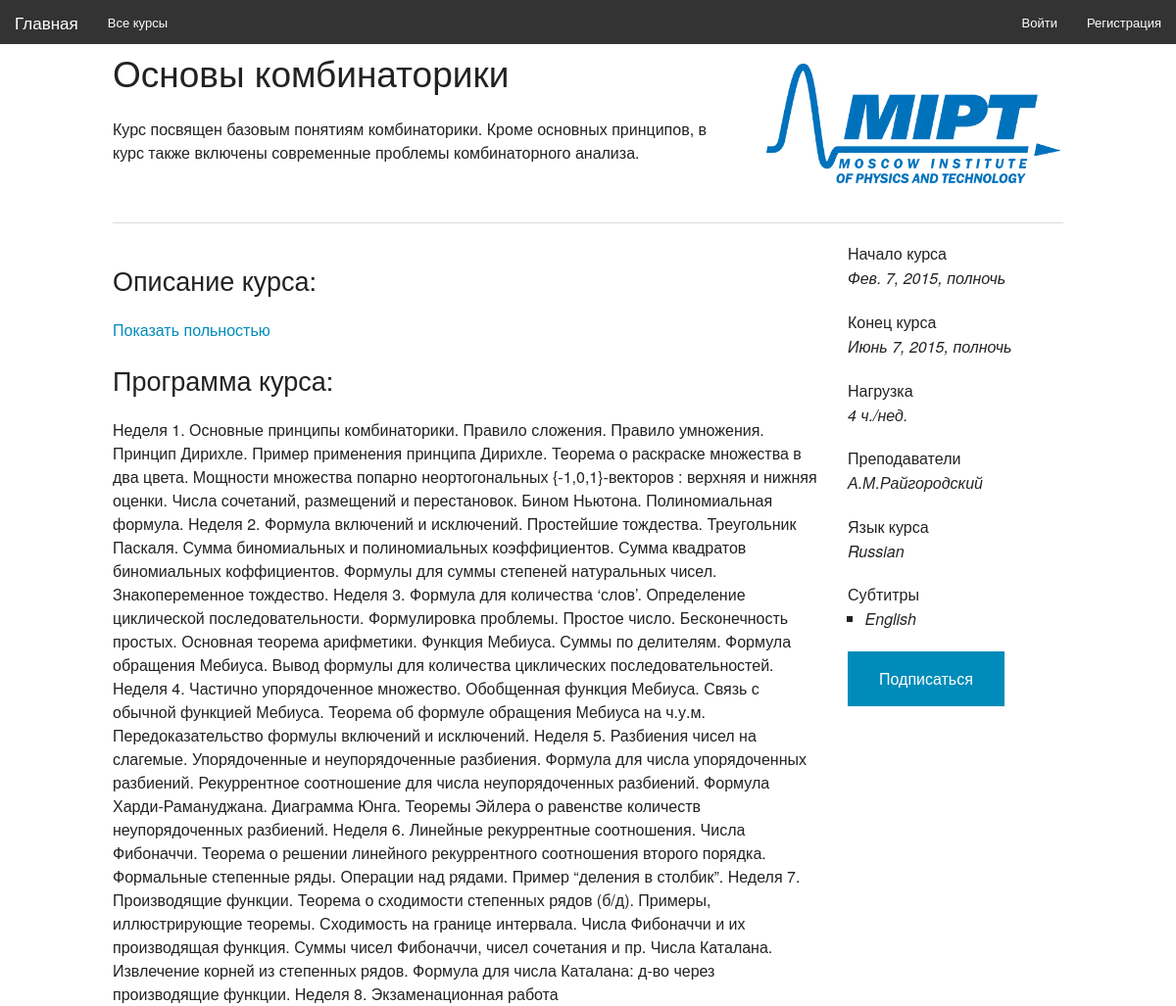
The page /moocs/2/ on the database its author committed.
### moocs/models.py (models this page shows, shortened)
class Mooc(models.Model):
    title = models.TextField()
    description_short = models.TextField()
    description_full = models.TextField()
    curriculum = models.TextField()
    language = models.ForeignKey(Language, related_name='mooc_language')
    subtitles = models.ManyToManyField(Language, related_name='mooc_subtitles_language')
    university = models.ForeignKey(University)
    workload = models.IntegerField()
    begin_date = models.DateTimeField()
    end_date = models.DateTimeField()
    lector = models.ForeignKey(Lector, null=True)

class University(models.Model):
    abbreviation = models.TextField()
    full_name = models.TextField()
    def image_address(self):
        return "moocs/" + self.abbreviation + ".png"

class Lector(models.Model):
    name = models.TextField()
    info = models.TextField()
    def __str__(self):
        return self.name

class Language(models.Model):
    language_name = models.TextField()

### moocs/views.py (the view)
# urls.py: url(r'^moocs/(?P<mooc_id>\d+)/$', views.mooc, name='mooc'),
def mooc(request, mooc_id):
    mooc = Mooc.objects.get(id=mooc_id)
    return render(request, 'mooc.html', {'mooc': mooc})

### moocs/templates/mooc.html (shortened to what this page needs)
{% extends "base.html" %}
{% load staticfiles %}
{% block content %}
    <div class="row">
        <div class="large-8 columns">
            <h2>{{ mooc.title }}</h2><p></p>
            {{ mooc.description_short|safe }}
        </div>
        <div class="large-4 columns">
            <p></p><img src="{% static mooc.university.image_address %}" alt="logo" width="300"/><p></p>
        </div>
    </div>
    <hr>
    <div class="row">
        <div class="large-9 columns">
            <p><h3>Описание курса:</h3></p>
            <a onclick="loadDescriptionFull()" href="#">Показать польностью</a>
            <p><h3>Программа курса:</h3></p>
            {{ mooc.curriculum|safe }}
        </div>
        <div class="large-3 columns">
            Начало курса
            <p><em>{{ mooc.begin_date }}</em></p>
            Конец курса
            <p><em>{{ mooc.end_date }}</em></p>
            Нагрузка<p><em>{{ mooc.workload }} ч./нед.</em></p>
            Преподаватели
            <p><em>{{ mooc.lector }}</em></p>
            Язык курса
            <em><p>{{ mooc.language.language_name }}</p></em>
            Субтитры
            <em>
                <ul class="square">
                    {% for sub in mooc.subtitles.all %}
                        <li>{{ sub.language_name }}</li>
                    {% endfor %}
                </ul>
            </em>
            <a class="button" href="#">Подписаться</a>
        </div>
    </div>
{% endblock %}
{% block backbutton %}
    <a href='{% url 'index' %}'>Все курсы</a>
{% endblock %}

### rows shown on the page
Mooc: title "Основы комбинаторики", description_short "Курс посвящен базовым понятиям комбинаторики. Кроме основных принципов, в курс также включены современные проблемы комбинаторного анализа.", university.abbreviation (picture), curriculum "Неделя 1. Основные принципы комбинаторики. Правило сложения. Правило умножения. Принцип Дирихле. Пример применения принципа Дирихле. Теорема о раскраске множества в два цвета. Мощности множества попарно неортогональных {-1,0,1}-векторов : верхняя и нижняя оценки. Числа сочетаний, размещений и перестановок. Бином Ньютона. Полиномиальная формула. Неделя 2. Формула включений и исключений. Простейшие тождества. Треугольник Паскаля. Сумма биномиальных и полиномиальных коэффициентов. Сумма квадратов биномиальных коффициентов. Формулы для суммы степеней натуральных чисел. Знакопеременное тождество. Неделя 3. Формула для количества ‘слов’. Определение циклической последовательности. Формулировка…", begin_date "Фев. 7, 2015, полночь", end_date "Июнь 7, 2015, полночь", workload "4", lector "А.М.Райгородский", language.language_name "Russian"
Language: language_name "English"
